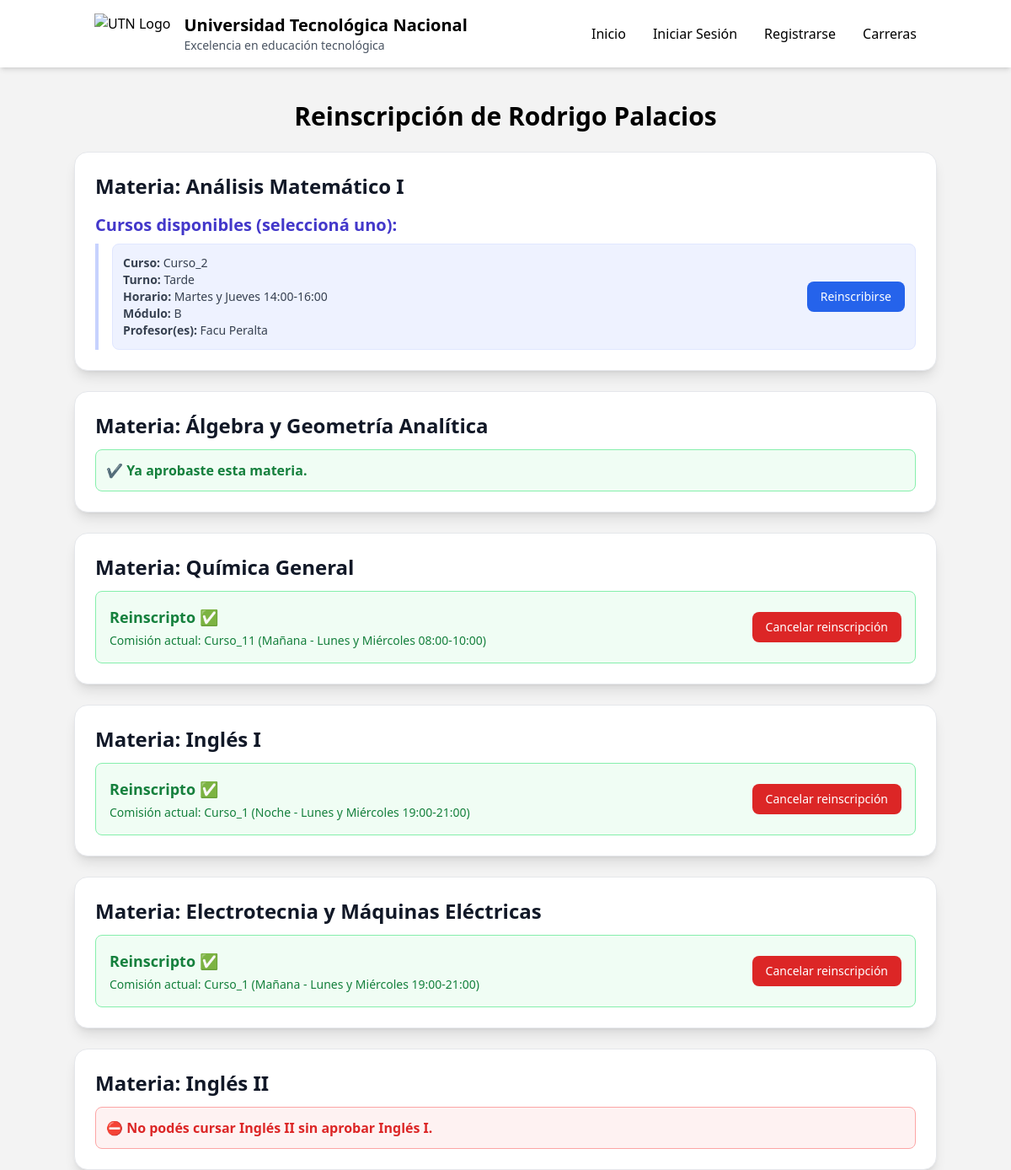
/reinscripcion/19/, run on the app's committed database.
### UTN/models.py (models this page shows, shortened)
class Alumno(models.Model):
    user = models.OneToOneField(settings.AUTH_USER_MODEL, on_delete=models.CASCADE, related_name='alumno', null=True)
    id_alumno = models.AutoField(primary_key=True)
    nombre = models.CharField(max_length=50, default="")
    apellido = models.CharField(max_length=50, default="")
    dni = models.CharField(max_length=20, unique=True, default="")
    email = models.EmailField(default="")
    anio_universitario = models.PositiveIntegerField(validators=[MinValueValidator(1), MaxValueValidator(10)], default=1)
    carrera = models.ForeignKey(Carrera, on_delete=models.CASCADE, related_name='alumnos', null=True, blank=True)

class Materia(models.Model):
    nombre = models.CharField(max_length=100, default="")
    sigla = models.CharField(max_length=10, primary_key=True)
    ciclo_lectivo = models.PositiveIntegerField()
    correlativas_requeridas = models.ManyToManyField('self', blank=True, symmetrical=False, related_name='materias_que_la_requieren', verbose_name='Materias Correlativas Requeridas')
    def get_carreras_admin(self):
        """
        Genera una cadena de texto HTML para mostrar en el Admin con las carreras y sus IDs.
        """
        carreras = self.carreramateria_set.select_related('carrera').all()
        info_carreras = []
        for cm in carreras:
            info_carreras.append(f"{cm.carrera.nombre} (ID: **{cm.carrera.id_carrera}**)")
        return mark_safe("<br>".join(info_carreras))
    get_carreras_admin.short_description = 'Carreras Asociadas'

class MateriaCurso(models.Model):
    id_materia_curso = models.AutoField(primary_key=True)
    curso = models.ForeignKey(Curso, on_delete=models.CASCADE, related_name='materias')
    materia = models.ForeignKey(Materia, on_delete=models.CASCADE, related_name='cursos_ofrecidos')
    Opciones_Turno = [
        ('manana', 'Mañana'),
        ('tarde', 'Tarde'),
        ('noche', 'Noche'),
    ]
    turno_cursado = models.CharField(max_length=10, choices=Opciones_Turno)
    horario = models.CharField(max_length=50)
    modulo = models.CharField(max_length=50)
    grupo = models.CharField(max_length=50, null=True, blank=True)

class Curso(models.Model):
    id_curso = models.AutoField(primary_key=True)
    nombre = models.CharField(max_length=50)
    nivel = models.CharField(max_length=20)
    numero = models.PositiveIntegerField()

class ProfesorMateriaCurso(models.Model):
    id_profesor_mc = models.AutoField(primary_key=True)
    profesor = models.ForeignKey(
        Profesor,
        on_delete=models.CASCADE,
        related_name='materias_asignadas'
    )
    materia_curso = models.ForeignKey(
        MateriaCurso,
        on_delete=models.CASCADE,
        related_name='profesores'
    )
    class Meta:
        unique_together = ('profesor', 'materia_curso')

class Profesor(models.Model):
    id_profesor = models.AutoField(primary_key=True)
    user = models.OneToOneField(settings.AUTH_USER_MODEL, on_delete=models.CASCADE, related_name='profesor', null=True, blank=True)
    nombre = models.CharField(max_length=50)
    apellido = models.CharField(max_length=50)
    email = models.EmailField()

class AlumnoMateriaCurso(models.Model):
    id_alumno_materia_curso = models.AutoField(primary_key=True)
    alumno = models.ForeignKey(
        Alumno,
        on_delete=models.CASCADE,
        related_name='materias_curso'
    )
    materia_curso = models.ForeignKey(
        MateriaCurso,
        on_delete=models.CASCADE,
        related_name='alumnos'
    )
    nota_1 = models.PositiveSmallIntegerField(null=True, blank=True)
    nota_2 = models.PositiveSmallIntegerField(null=True, blank=True)
    nota_3 = models.PositiveSmallIntegerField(null=True, blank=True)
    promedio = models.FloatField(null=True, blank=True)
    nota = models.PositiveSmallIntegerField(null=True, blank=True)
    aprobado = models.BooleanField(default=False)
    finalizado = models.BooleanField(default=False)
    class Meta:
        unique_together = ('alumno', 'materia_curso')

### UTN/views.py (the view)
# urls.py: path('reinscripcion/<int:alumno_id>/', MateriaReinscripcionView.as_view(), name='materia_reinscripcion'),
class MateriaReinscripcionView(TemplateView):
    template_name = "materia/reinscripcion_materia.html"
    def get_context_data(self, **kwargs):
        context = super().get_context_data(**kwargs)
        alumno_id = self.kwargs.get('alumno_id')
        alumno = Alumno.objects.get(id_alumno=alumno_id)
        context['alumno'] = alumno
        materias_relacionadas = CarreraMateria.objects.filter(
            carrera=alumno.carrera,
            materia__ciclo_lectivo__lte=alumno.anio_universitario
        ).select_related('materia')
        materias = [cm.materia for cm in materias_relacionadas]
        cursos_validos = MateriaCurso.objects.filter(
            materia__in=materias,
            profesores__isnull=False
        ).distinct().select_related('materia')
        cursos_por_materia = {}
        for curso in cursos_validos:
            cursos_por_materia.setdefault(curso.materia.sigla, []).append(curso)
        materias = [m for m in materias if m.sigla in cursos_por_materia]
        materias_reins = AlumnoMateriaCurso.objects.filter(
            alumno=alumno
        ).values_list('materia_curso__materia__sigla', flat=True)
        context['materias_reinscriptas'] = list(materias_reins)
        insc_activas = AlumnoMateriaCurso.objects.filter(
            alumno=alumno
        ).select_related('materia_curso', 'materia_curso__materia')
        context['inscripciones_por_materia'] = {
            ins.materia_curso.materia.sigla: ins for ins in insc_activas
        }
        materias_info = []
        for materia in materias:
            estado = "ok"
            mensaje = ""
            aprobada = AlumnoMateriaCurso.objects.filter(
                alumno=alumno,
                materia_curso__materia=materia,
                aprobado=True
            ).exists()
            if aprobada:
                estado = "aprobada"
                mensaje = "Ya aprobaste esta materia."
            else:
                cumple, correlativa_faltante = alumno_cumple_correlativas(
                    alumno,
                    materia
                )
                if not cumple:
                    estado = "correlativa"
                    mensaje = (
                        f"No podés cursar {materia.nombre} "
                        f"sin aprobar {correlativa_faltante.nombre}."
                    )
            materias_info.append({
                "materia": materia,
                "estado": estado,
                "mensaje": mensaje,
                "cursos": cursos_por_materia.get(materia.sigla, [])
            })
        context["materias_info"] = materias_info
        return context

### UTN/models.py (called while the page is built)
def alumno_aprobo_materia(alumno, materia):
    return AlumnoMateriaCurso.objects.filter(
        alumno=alumno,
        materia_curso__materia=materia,
        aprobado=True
    ).exists()

def alumno_cumple_correlativas(alumno, materia):
    correlativas = materia.correlativas_requeridas.all()
    for correlativa in correlativas:
        if not alumno_aprobo_materia(alumno, correlativa):
            return False, correlativa
    return True, None

### UTN/templatetags/custom_filters.py (called while the page is built)
@register.filter
def get_item(dictionary, key):
    return dictionary.get(key)

### UTN/templates/materia/reinscripcion_materia.html (shortened to what this page needs)
{% extends 'base.html' %}
{% load custom_filters %}
{% block content %}
<div class="max-w-5xl mx-auto mt-10">
    <h1 class="text-3xl font-bold text-center mb-6">
        Reinscripción de {{ alumno.nombre }} {{ alumno.apellido }}
    </h1>
    {% if materias_info %}
        <div class="space-y-6">
            {% for item in materias_info %}
                {% with materia=item.materia estado=item.estado mensaje=item.mensaje cursos=item.cursos %}
                <div class="bg-white border border-gray-200 rounded-2xl shadow-lg p-6">
                    <h2 class="text-2xl font-bold text-gray-900 mb-3">
                        Materia: {{ materia.nombre }}
                    </h2>
                    {% if estado == "aprobada" %}
                        <p class="text-green-700 font-bold bg-green-50 border border-green-300 p-3 rounded-lg">
                            ✔ {{ mensaje }}
                        </p>
                    {% elif estado == "correlativa" %}
                        <p class="text-red-600 font-bold bg-red-50 border border-red-300 p-3 rounded-lg">
                            ⛔ {{ mensaje }}
                        </p>
                    {% elif materia.sigla in materias_reinscriptas %}
                        {% with inscripcion=inscripciones_por_materia|get_item:materia.sigla %}
                            <div class="flex flex-col md:flex-row justify-between items-start md:items-center p-4 bg-green-50 border border-green-300 rounded-lg">
                                <div>
                                    <p class="text-green-700 font-bold text-lg mb-1">
                                        Reinscripto ✅
                                    </p>
                                    <p class="text-green-700 text-sm">
                                        Comisión actual:
                                        {{ inscripcion.materia_curso.curso.nombre }}
                                        ({{ inscripcion.materia_curso.get_turno_cursado_display }}
                                        - {{ inscripcion.materia_curso.horario }})
                                    </p>
                                </div>
                                <a href="{% url 'cancelar_reinscripcion' alumno.id_alumno materia.sigla %}"
                                   class="mt-3 md:mt-0 bg-red-600 text-white px-4 py-2 text-sm rounded-lg hover:bg-red-700 transition">
                                    Cancelar reinscripción
                                </a>
                            </div>
                        {% endwith %}
                    {% else %}
                        <h3 class="text-xl font-semibold mt-4 mb-2 text-indigo-700">
                            Cursos disponibles (seleccioná uno):
                        </h3>
                        <div class="space-y-3 pl-4 border-l-4 border-indigo-200">
                            {% for curso in cursos %}
                                <div class="p-3 bg-indigo-50 rounded-lg border border-indigo-100 flex justify-between items-center">
                                    <div class="flex flex-col text-sm text-gray-700">
                                        <p><strong>Curso:</strong> {{ curso.curso.nombre }}</p>
                                        <p><strong>Turno:</strong> {{ curso.get_turno_cursado_display }}</p>
                                        <p><strong>Horario:</strong> {{ curso.horario }}</p>
                                        <p><strong>Módulo:</strong> {{ curso.modulo }}</p>
                                        <p>
                                            <strong>Profesor(es):</strong>
                                            {% for pmc in curso.profesores.all %}
                                                {{ pmc.profesor.nombre }} {{ pmc.profesor.apellido }}{% if not forloop.last %}, {% endif %}
                                            {% endfor %}
                                        </p>
                                    </div>
                                    <form method="post"
                                          action="{% url 'materia_reinscribir' alumno.id_alumno materia.sigla %}">
                                        <button type="submit"
                                                class="bg-blue-600 text-white px-4 py-2 text-sm rounded-lg hover:bg-blue-700 transition">
                                            Reinscribirse
                                        </button>
                                    </form>
                                </div>
                            {% endfor %}
                        </div>
                    {% endif %}
                </div>
                {% endwith %}
            {% endfor %}
        </div>
    {% else %}
        <p class="text-center text-gray-600">
            No hay materias disponibles para reinscribirse.
        </p>
    {% endif %}
</div>
{% endblock %}

### UTN/templates/base.html (style rules this page uses)
body { background-color: #f3f3f3; }

### data on the page
Alumno: nombre "Rodrigo", apellido "Palacios"
Materia: materia.nombre "Análisis Matemático I"
MateriaCurso: curso.nombre "Curso_2", turno_cursado "Tarde", horario "Martes y Jueves 14:00-16:00", modulo "B"
ProfesorMateriaCurso: profesor.nombre "Facu", profesor.apellido "Peralta"
Materia: materia.nombre "Álgebra y Geometría Analítica", mensaje "Ya aprobaste esta materia."
Materia: materia.nombre "Química General"
AlumnoMateriaCurso: materia_curso.curso.nombre "Curso_11", materia_curso.turno_cursado "Mañana", materia_curso.horario "Lunes y Miércoles 08:00-10:00"
Materia: materia.nombre "Inglés I"
AlumnoMateriaCurso: materia_curso.curso.nombre "Curso_1", materia_curso.turno_cursado "Noche", materia_curso.horario "Lunes y Miércoles 19:00-21:00"
Materia: materia.nombre "Electrotecnia y Máquinas Eléctricas"
AlumnoMateriaCurso: materia_curso.curso.nombre "Curso_1", materia_curso.turno_cursado "Mañana", materia_curso.horario "Lunes y Miércoles 19:00-21:00"
Materia: materia.nombre "Inglés II", mensaje "No podés cursar Inglés II sin aprobar Inglés I."
